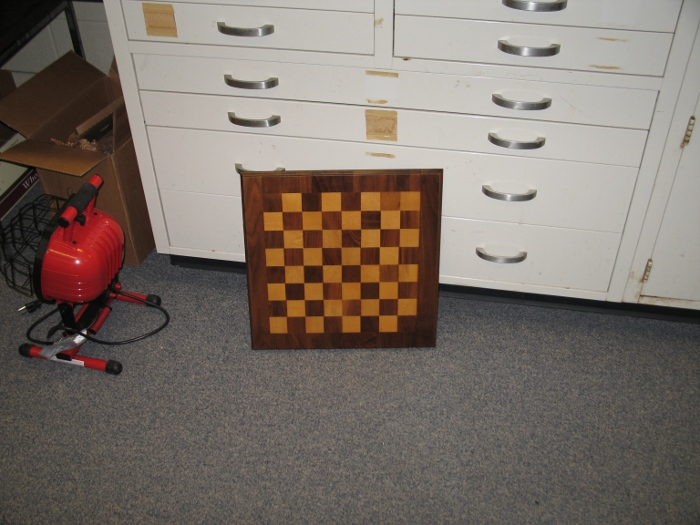
//> input picture c++/OpenCV/StereoCalibration/old/board1.jpg, 700 x 525 px
$ ./old   (built with g++ and OpenCV 4)
//> lines starting //> are read from the running program, lines starting //| are printed output that depends on the picture
#include "opencv2/calib3d/calib3d.hpp"
#include "opencv2/highgui/highgui.hpp"
#include "opencv2/imgproc/imgproc.hpp"

#include <vector>
#include <string>
#include <algorithm>
#include <iostream>
#include <iterator>
#include <stdio.h>
#include <stdlib.h>
#include <ctype.h>

using namespace cv;

int main(int argc, char** argv)
{
  Size boardSize(7,7);

  //std::string imageFileName = argv[1];
  std::string image1FileName = "board1.jpg";

  //std::string imageFileName = argv[2];
  std::string image2FileName = "board2.jpg";

  bool displayCorners = false;//true;
  const int maxScale = 2; // what is this?
  const float squareSize = 1.f;


  vector<vector<Point3f> > objectPoints;

  int numberOfImages = 2;

  vector<vector<Point2f> > imagePoints[2];
  imagePoints[0].resize(numberOfImages);
  imagePoints[1].resize(numberOfImages);

  Mat image1 = imread(image1FileName, 0);
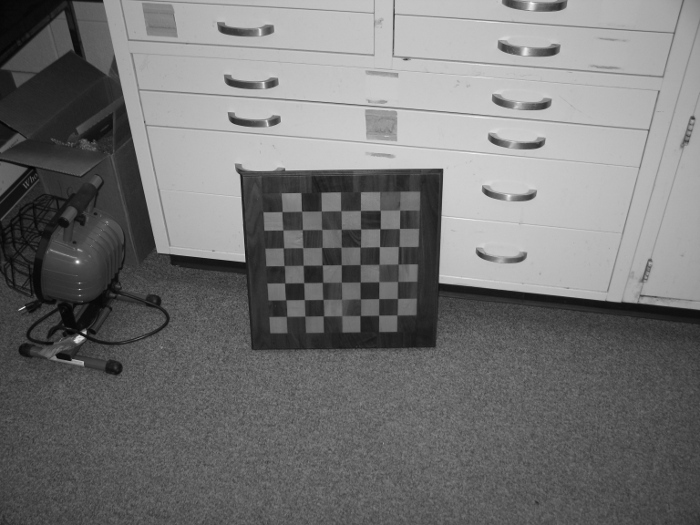
//> image1: 525 rows x 700 cols, CV_8UC1; min 2, max 254, mean 115.7
  Mat image2 = imread(image2FileName, 0);
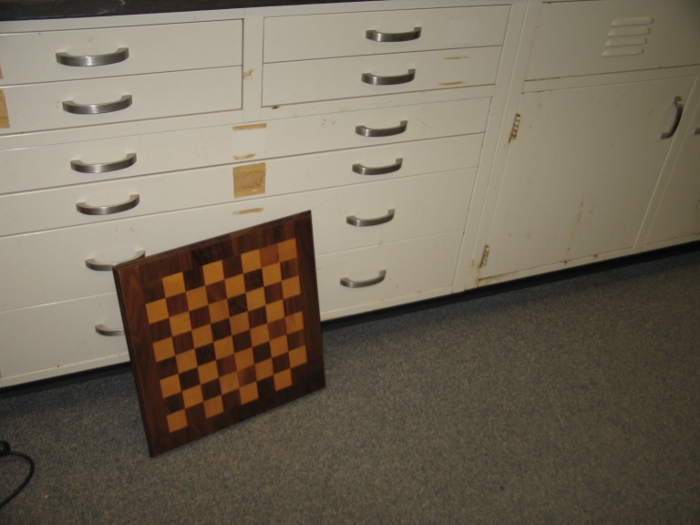
//> input picture c++/OpenCV/StereoCalibration/old/board2.jpg, 700 x 525 px
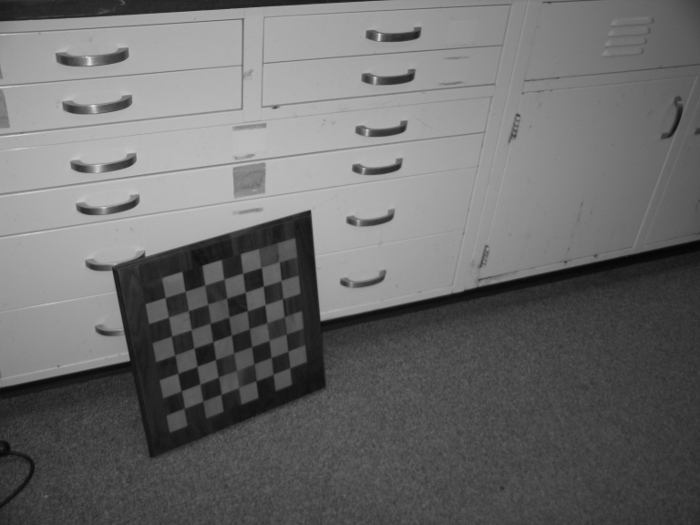
//> image2: 525 rows x 700 cols, CV_8UC1; min 4, max 226, mean 108

  Size imageSize = image1.size();
//> imageSize = Size(700, 525)

  bool found = false;
//> (the run ends here: the program needs code that is not available in this run, at `vector<Point2f>& corners = imagePoints[k][j];`)
